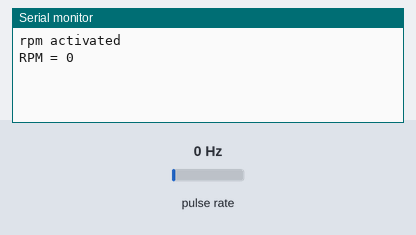
A sketch run on a simulated Arduino Uno, built with avr-gcc and run on an emulated ATmega328P. On the bench: the last lines printed to the serial monitor. Wiring (inferred from the names in the program): pulse sensor: data pin 2. The test bench sets the inputs (shaded band); at power-on: pulse rate 0 Hz.

Above: at 1.2 s.
1.3 s: pulse rate (sensor on pin 2) set to 4 Hz
At 2.5 s:
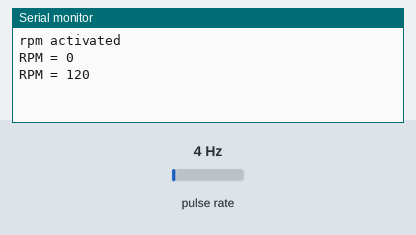
2.8 s: pulse rate (sensor on pin 2) set to 50 Hz
At 3.8 s:
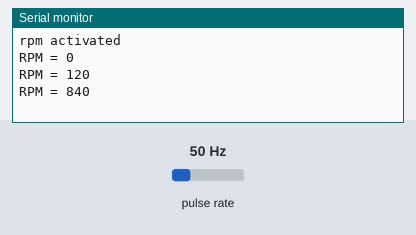
Timing chart, 0 to 5.8 s (numbered marks = the images above; inputs shaded):
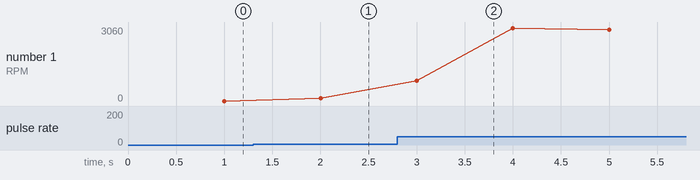

Measured:
- after the input at 1.3 s, the serial monitor: prints a new line after 0.70 s (image 1)
- after the input at 2.8 s, the serial monitor: prints a new line after 0.20 s (image 2)
- plotted number 1: 0 → 120 after the input at 1.3 s, 120 → 2940 after the input at 2.8 s

The sketch:

tachometer_code.ino
```cpp
int encoder_pin = 2;  // The interrupt pin
unsigned int rpm;     // rpm reading
volatile byte pulses;  // number of pulses
unsigned long timeold;
// The number of pulses per revolution
// depends on your index disc!!
unsigned int pulsesperturn = 20;

 void counter()
 {
    //Update count
      pulses++;
 }

void setup()
 {
   Serial.begin(9600);
   Serial.println("rpm activated");
     //Use statusPin to flash along with interrupts
   pinMode(encoder_pin, INPUT);

   //Interrupt 0 is digital pin 2, so that is where the IR detector is connected
   //Triggers on FALLING (change from HIGH to LOW)
   attachInterrupt(0, counter, FALLING);
   // Initialize
   pulses = 0;
   rpm = 0;
   timeold = 0;

 }

 void loop()
 {
   if (millis() - timeold >= 1000){  /*Uptade every one second, this will be equal to reading frecuency (Hz).*/

  //Don't process interrupts during calculations
   detachInterrupt(0);

   rpm = pulses * 60;
   timeold = millis();

   pulses = 0; // reset the pulse count

   //Write it out to serial port
   Serial.print("RPM = ");
   Serial.println(rpm,DEC);
   //Restart the interrupt processing
   attachInterrupt(0, counter, FALLING);
   }
  }
```
